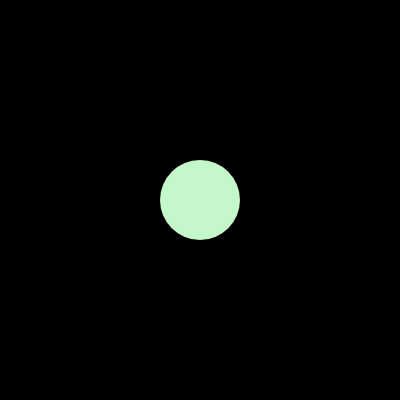
Frame 1 (no input)
Frame 60 (no input): identical to frame 1, image omitted
Frame 120 (the mouse pressed at the canvas centre since frame 60): identical to frame 1, image omitted

The p5.js sketch that drew this single still picture (run headless with seeded random() and noise() and a simulated clock; from frame 60 on, the mouse is pressed at the canvas centre):

// p5.js sketch
// ── sketch.js
// DM2008 — Activity 4a [Guided]
// Bake a Cookie (30 min)
//
// A class is a blueprint — Cookie describes what every cookie has and can do.
// Your job is to complete the class, then add movement and a flavor randomizer.
//
// Suggested order:
// 1. Add the missing properties to the constructor (sz, x, y)
// 2. Fix show() so it uses this.flavor, this.x, this.y, this.sz
// 3. Implement move() and randomFlavor()
// 4. Wire them up in keyPressed() and mousePressed()
//
// Stretch: add a second cookie with different starting values.

let cookie;

function setup() {
  createCanvas(400, 400);
  noStroke();
  cookie = new Cookie("mint", 80, width / 2, height / 2);
}

function draw() {
  background(0);
  cookie.show();
}

class Cookie {
  constructor(flavor, sz, x, y) {
    // this. binds each value to this specific cookie object
    // Add the missing properties below
    this.flavor = flavor;
    this.sz = sz;
    this.x = x;
    this.y = y;
  }

  show() {
    // Fix this method — it should use this.flavor, this.x, this.y, this.sz
    switch (this.flavor) {
      case "chocolate":
        fill(196, 146, 96);
        break;
      case "vanilla":
        fill(255, 223, 150);
        break;
      case "mint":
        fill("#c5f7cd");
        break;
      case "strawberry":
        fill("#e99fb9");
        break;
    }
    ellipse(this.x, this.y, this.sz);
  }

  // Add a move() method — update this.x or this.y based on which key is pressed
  move(val) {
    this.x += val;
  }

  // Add a randomFlavor() method — set this.flavor to one of at least 3 options
  randomFlavor() {
    this.flavor = random(["vanilla", "chocolate", "mint", "strawberry"]);
  }
}

// Call cookie.move() when an arrow key is pressed
function keyPressed() {
  if (key == "a") {
    cookie.move(-40);
  }
  if (key == "d") {
    cookie.move(40);
  }
}

// Call cookie.randomFlavor() when the mouse is clicked
function mousePressed() {
  cookie.randomFlavor();
}
